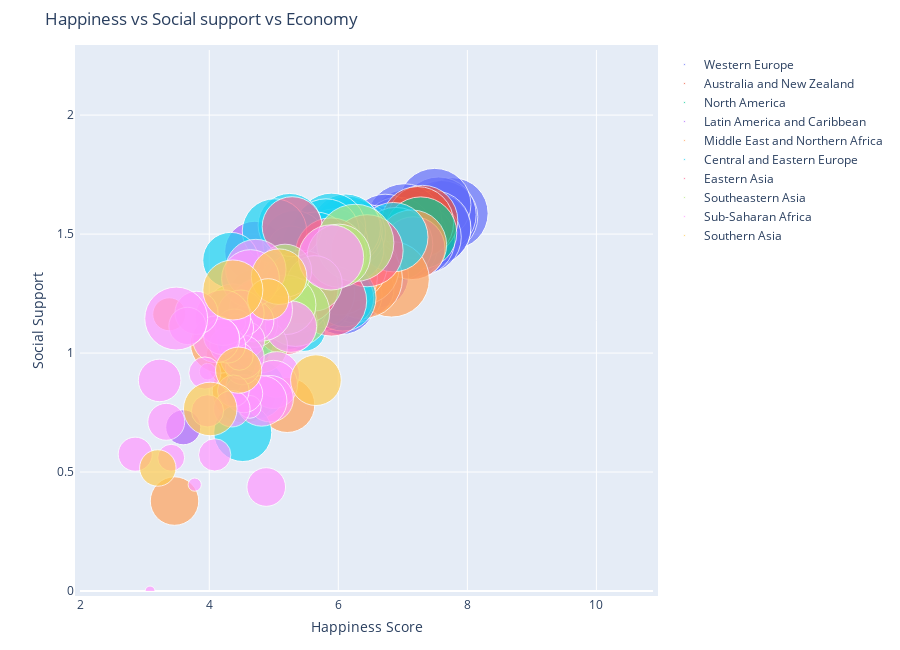

Write notebook code for a chart like this one.
### Code cell
import warnings
warnings.filterwarnings('ignore')

figure = bubbleplot(dataset = df, x_column = 'Score', y_column = 'Social support', 
    bubble_column = 'Country', size_column = 'GDP per capita', color_column = 'Region', 
    x_title = "Happiness Score", y_title = "Social Support", title = 'Happiness vs Social support vs Economy',
    x_logscale = False, scale_bubble = 1, height = 650)

py.iplot(figure, config={'scrollzoom': True})

### Figure 1 — Plotly figure (JSON) as saved in the notebook; plotly's stock layout.template omitted (floating-point values rounded to 4 significant figures)
{"data": [{"marker": {"size": [1.34, 1.383, 1.488, 1.38, 1.396, 1.452, 1.387, 1.376, 1.609, 1.333, 1.499, 1.373, 1.356, 1.3, 1.324, 1.286, 1.294, 1.263, 1.221, 1.181], "sizemode": "area", "sizeref": 0.0005263}, "mode": "markers", "name": "Western Europe", "text": ["Finland", "Denmark", "Norway", "Iceland", "Netherlands", "Switzerland", "Sweden", "Austria", "Luxembourg", "United Kingdom", "Ireland", "Germany", "Belgium", "Malta", "France", "Spain", "Italy", "Cyprus", "Portugal", "Greece"], "type": "scatter", "x": [7.769, 7.6, 7.554, 7.494, 7.488, 7.48, 7.343, 7.246, 7.09, 7.054, 7.021, 6.985, 6.923, 6.726, 6.592, 6.354, 6.223, 6.046, 5.693, 5.287], "y": [1.587, 1.573, 1.582, 1.624, 1.522, 1.526, 1.487, 1.475, 1.479, 1.538, 1.553, 1.454, 1.504, 1.52, 1.472, 1.484, 1.488, 1.223, 1.431, 1.156]}, {"marker": {"size": [1.303, 1.372], "sizemode": "area", "sizeref": 0.0005263}, "mode": "markers", "name": "Australia and New Zealand", "text": ["New Zealand", "Australia"], "type": "scatter", "x": [7.307, 7.228], "y": [1.557, 1.548]}, {"marker": {"size": [1.365, 1.433], "sizemode": "area", "sizeref": 0.0005263}, "mode": "markers", "name": "North America", "text": ["Canada", "United States"], "type": "scatter", "x": [7.278, 6.892], "y": [1.505, 1.457]}, {"marker": {"size": [1.034, 1.07, 1.159, 0.8, 1.149, 1.004, 1.124, 0.794, 1.231, 0.985, 0.694, 1.092, 0.912, 0.831, 0.642, 0.776, 0.855, 0.96, 1.015, 0.96, 0.323], "sizemode": "area", "sizeref": 0.0005263}, "mode": "markers", "name": "Latin America and Caribbean", "text": ["Costa Rica", "Mexico", "Chile", "Guatemala", "Panama", "Brazil", "Uruguay", "El Salvador", "Trinidad & Tobago", "Colombia", "Nicaragua", "Argentina", "Ecuador", "Jamaica", "Honduras", "Bolivia", "Paraguay", "Peru", "Dominican Republic", "Venezuela", "Haiti"], "type": "scatter", "x": [7.167, 6.595, 6.444, 6.436, 6.321, 6.3, 6.293, 6.253, 6.192, 6.125, 6.105, 6.086, 6.028, 5.89, 5.86, 5.779, 5.743, 5.697, 5.425, 4.707, 3.597], "y": [1.441, 1.323, 1.369, 1.269, 1.442, 1.439, 1.465, 1.242, 1.477, 1.41, 1.325, 1.432, 1.312, 1.478, 1.236, 1.209, 1.475, 1.274, 1.401, 1.427, 0.688]}, {"marker": {"size": [1.276, 1.503, 1.403, 1.684, 1.362, 1.5, 1.263, 1.044, 1.183, 1.002, 0.801, 0.987, 0.837, 0.657, 1.1, 0.921, 1.043, 0.913, 0.619, 0.287], "sizemode": "area", "sizeref": 0.0005263}, "mode": "markers", "name": "Middle East and Northern Africa", "text": ["Israel", "United Arab Emirates", "Saudi Arabia", "Qatar", "Bahrain", "Kuwait", "Northern Cyprus", "Libya", "Turkey", "Algeria", "Morocco", "Lebanon", "Jordan", "Palestinian Territories", "Iran", "Tunisia", "Iraq", "Egypt", "Syria", "Yemen"], "type": "scatter", "x": [7.139, 6.825, 6.375, 6.374, 6.199, 6.021, 5.718, 5.525, 5.373, 5.211, 5.208, 5.197, 4.906, 4.696, 4.548, 4.461, 4.437, 4.166, 3.462, 3.38], "y": [1.455, 1.31, 1.357, 1.313, 1.368, 1.319, 1.252, 1.303, 1.36, 1.16, 0.782, 1.224, 1.225, 1.247, 0.842, 1, 0.98, 1.039, 0.378, 1.163]}, {"marker": {"size": [1.269, 1.246, 1.206, 0.745, 1.238, 1.258, 0.882, 1.162, 1.187, 1.237, 1.173, 1.201, 1.183, 1.004, 0.685, 1.051, 0.493, 1.155, 0.945, 1.067, 0.983, 0.551, 1.052, 1.043, 1.092, 0.947, 0.85, 0.886, 0.82], "sizemode": "area", "sizeref": 0.0005263}, "mode": "markers", "name": "Central and Eastern Europe", "text": ["Czech Republic", "Slovakia", "Poland", "Uzbekistan", "Lithuania", "Slovenia", "Kosovo", "Romania", "Latvia", "Estonia", "Kazakhstan", "Hungary", "Russia", "Serbia", "Moldova", "Montenegro", "Tajikistan", "Croatia", "Bosnia and Herzegovina", "Belarus", "North Macedonia", "Kyrgyzstan", "Turkmenistan", "Azerbaijan", "Bulgaria", "Albania", "Armenia", "Georgia", "Ukraine"], "type": "scatter", "x": [6.852, 6.198, 6.182, 6.174, 6.149, 6.118, 6.1, 6.07, 5.94, 5.893, 5.809, 5.758, 5.648, 5.603, 5.529, 5.523, 5.467, 5.432, 5.386, 5.323, 5.274, 5.261, 5.247, 5.208, 5.011, 4.719, 4.559, 4.519, 4.332], "y": [1.487, 1.504, 1.438, 1.529, 1.515, 1.523, 1.232, 1.232, 1.465, 1.528, 1.508, 1.41, 1.452, 1.383, 1.328, 1.361, 1.098, 1.266, 1.212, 1.465, 1.294, 1.438, 1.538, 1.147, 1.513, 0.848, 1.055, 0.666, 1.39]}, {"marker": {"size": [1.368, 1.301, 1.327, 1.438, 0.948, 1.029], "sizemode": "area", "sizeref": 0.0005263}, "mode": "markers", "name": "Eastern Asia", "text": ["Taiwan", "South Korea", "Japan", "Hong Kong", "Mongolia", "China"], "type": "scatter", "x": [6.446, 5.895, 5.886, 5.43, 5.285, 5.191], "y": [1.43, 1.219, 1.419, 1.277, 1.531, 1.125]}, {"marker": {"size": [1.572, 1.05, 0.807, 1.221, 0.931, 0.741, 0.764, 0.574, 0.71], "sizemode": "area", "sizeref": 0.0005263}, "mode": "markers", "name": "Southeastern Asia", "text": ["Singapore", "Thailand", "Philippines", "Malaysia", "Indonesia", "Vietnam", "Laos", "Cambodia", "Myanmar"], "type": "scatter", "x": [6.262, 6.008, 5.631, 5.339, 5.192, 5.175, 4.796, 4.7, 4.36], "y": [1.463, 1.409, 1.293, 1.171, 1.203, 1.346, 1.03, 1.122, 1.181]}, {"marker": {"size": [1.12, 0.696, 0.549, 0.611, 0.569, 0.393, 0.673, 1.057, 0.96, 0.45, 0, 0.879, 0.138, 0.331, 0.38, 0.308, 0.512, 0.57, 0.204, 0.094, 0.385, 0.268, 0.35, 0.336, 0.811, 0.332, 0.578, 0.275, 0.073, 0.274, 0.274, 0.489, 0.046, 0.366, 1.041, 0.191, 0.359, 0.476, 0.026, 0.306], "sizemode": "area", "sizeref": 0.0005263}, "mode": "markers", "name": "Sub-Saharan Africa", "text": ["Mauritius", "Nigeria", "Cameroon", "Ghana", "Ivory Coast", "Benin", "Congo (Brazzaville)", "Gabon", "South Africa", "Senegal", "Somalia", "Namibia", "Niger", "Burkina Faso", "Guinea", "Gambia", "Kenya", "Mauritania", "Mozambique", "Congo (Kinshasa)", "Mali", "Sierra Leone", "Chad", "Ethiopia", "Swaziland", "Uganda", "Zambia", "Togo", "Liberia", "Comoros", "Madagascar", "Lesotho", "Burundi", "Zimbabwe", "Botswana", "Malawi", "Rwanda", "Tanzania", "Central African Republic", "South Sudan"], "type": "scatter", "x": [5.888, 5.265, 5.044, 4.996, 4.944, 4.883, 4.812, 4.799, 4.722, 4.681, 4.668, 4.639, 4.628, 4.587, 4.534, 4.516, 4.509, 4.49, 4.466, 4.418, 4.39, 4.374, 4.35, 4.286, 4.212, 4.189, 4.107, 4.085, 3.975, 3.973, 3.933, 3.802, 3.775, 3.663, 3.488, 3.41, 3.334, 3.231, 3.083, 2.853], "y": [1.402, 1.111, 0.91, 0.868, 0.808, 0.437, 0.799, 1.183, 1.351, 1.134, 0.698, 1.313, 0.774, 1.056, 0.829, 0.939, 0.983, 1.167, 0.986, 1.125, 1.105, 0.841, 0.766, 1.033, 1.149, 1.069, 1.058, 0.572, 0.922, 0.757, 0.916, 1.169, 0.447, 1.114, 1.145, 0.56, 0.711, 0.885, 0, 0.575]}, {"marker": {"size": [0.677, 0.813, 0.446, 0.562, 0.949, 0.755, 0.35], "sizemode": "area", "sizeref": 0.0005263}, "mode": "markers", "name": "Southern Asia", "text": ["Pakistan", "Bhutan", "Nepal", "Bangladesh", "Sri Lanka", "India", "Afghanistan"], "type": "scatter", "x": [5.653, 5.082, 4.913, 4.456, 4.366, 4.015, 3.203], "y": [0.886, 1.321, 1.226, 0.928, 1.265, 0.765, 0.517]}], "layout": {"height": 650, "hovermode": "closest", "margin": {"b": 50, "pad": 5, "t": 50}, "showlegend": true, "title": {"text": "Happiness vs Social support vs Economy"}, "xaxis": {"autorange": false, "range": [1.997, 10.88], "title": {"text": "Happiness Score"}}, "yaxis": {"autorange": false, "range": [0, 2.274], "title": {"text": "Social Support"}}}}
